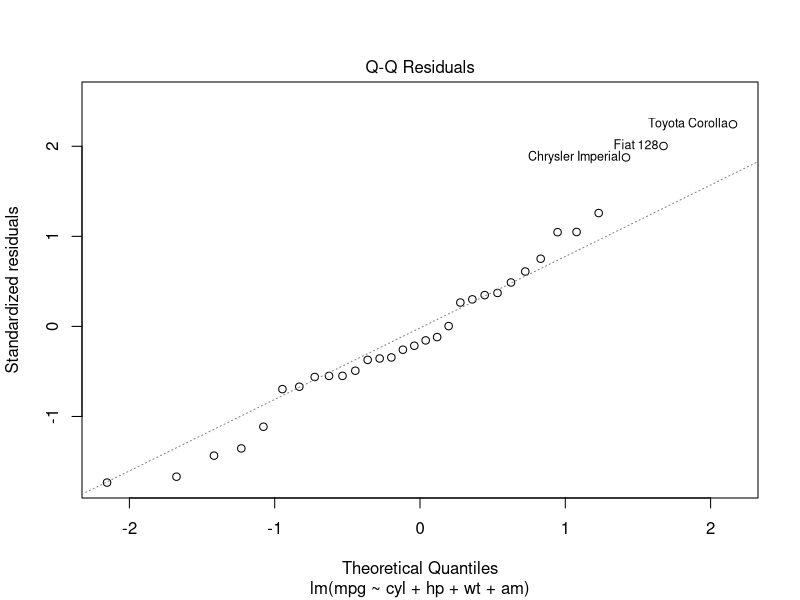
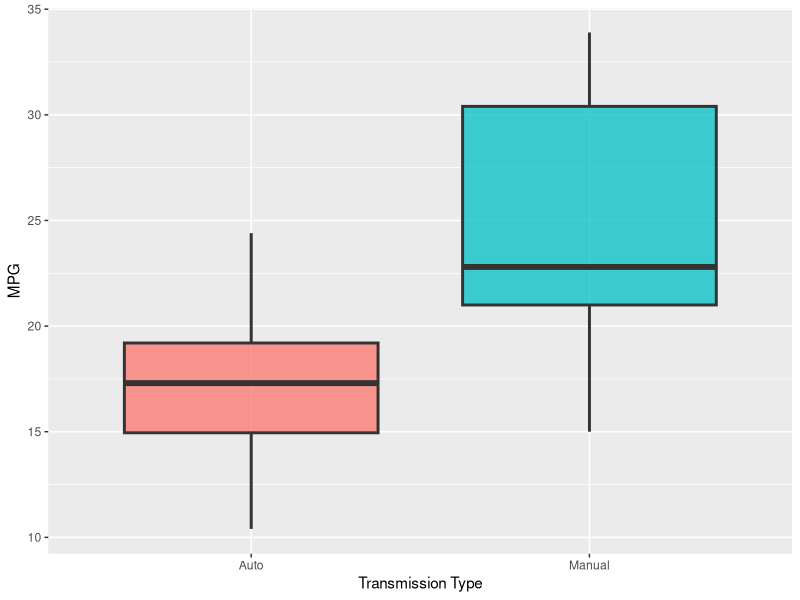
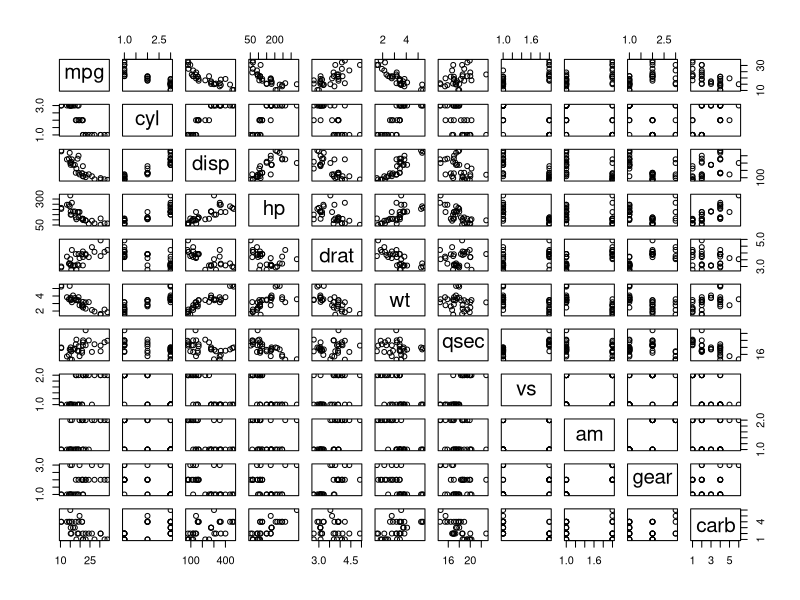

Here is the R script that generated these plots, in order:
## ---- chunk 1
require(knitr)
opts_chunk$set(echo=TRUE, results="asis", warning=FALSE, message=FALSE)
## ---- chunk 2
data(mtcars)

mtcars$cyl <- as.factor(mtcars$cyl)
mtcars$vs <- as.factor(mtcars$vs)
mtcars$gear <- as.factor(mtcars$gear)
mtcars$carb <- as.factor(mtcars$carb)
mtcars$am <- factor(mtcars$am,labels=c('Auto','Manual'))

## ---- chunk 3
fit.all <- lm(mpg ~ . , data=mtcars)
summary(fit.all)$coef

## ---- chunk 4
fit.am.only <- lm(mpg ~ am , data=mtcars)
summary(fit.am.only)$coef

## ---- chunk 5
fit.best <- step(fit.all, direction="both")

## ---- chunk 6
summary(fit.best)$call

summary(fit.best)$coef

fit.best.adj.r.squared <- summary(fit.best)$adj.r.squared
## ---- chunk 7
#par(mfrow=c(2,2))
plot(fit.best,2)
## ---- chunk 8
library(ggplot2)
gbp = ggplot(data=mtcars,aes(y=mpg,x=as.factor(am)))+
    geom_boxplot(aes(fill=am),size=1,alpha=0.75)+
    theme(legend.position="none")+labs(x="Transmission Type",y="MPG")

print(gbp)
## ---- chunk 9
pairs(mtcars)
## ---- chunk 10
summary(fit.all)

## ---- chunk 11
summary(fit.am.only)

## ---- chunk 12
summary(fit.best)

